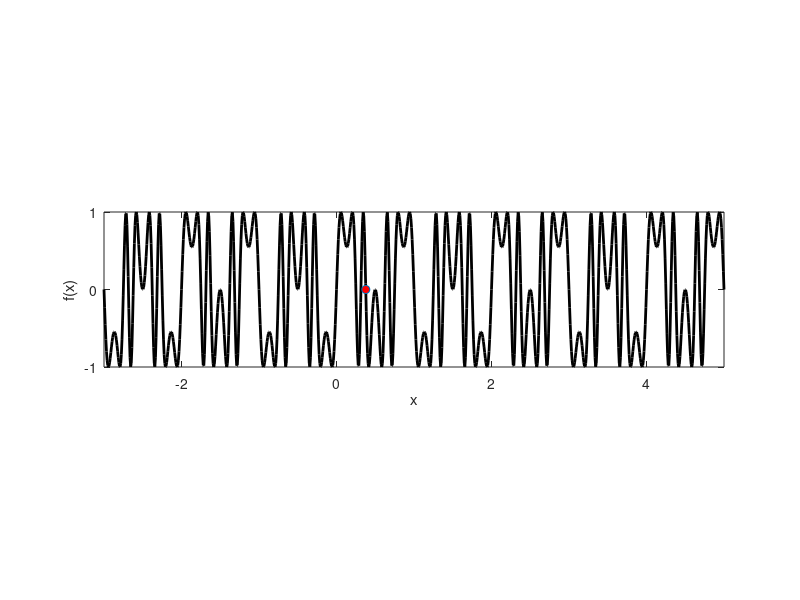

Write the MATLAB code that produced this figure.
clear all; close all; % Start fresh

f = @(x) sin(3*pi*cos(2*pi*x).*sin(pi*x));
a = -3; b = 5;
x0 = 0.5;

tic
    q = fzero(f,x0);
toc


%Plot the function and roots if possible
xx = linspace(a,b,1001);
fig = figure('Position',[100 100 1200 300]);
plot(xx,f(xx),'-k','linewidth',2);
hold on
plot(q,f(q),'o','markerfacecolor','r')
xlim([a,b]); ylim([-1,1]);
yticks([-1 0 1])
xlabel('x'); 
ylabel('f(x)');
pbaspect([4 1 1])
